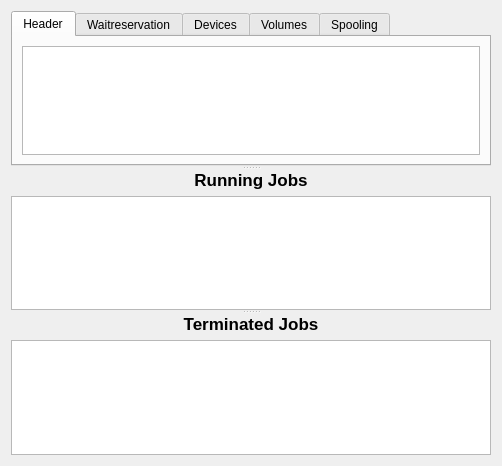
<ui version="4.0" >
 <class>StorStatForm</class>
 <widget class="QWidget" name="StorStatForm" >
  <property name="geometry" >
   <rect>
    <x>0</x>
    <y>0</y>
    <width>502</width>
    <height>466</height>
   </rect>
  </property>
  <property name="windowTitle" >
   <string>Form</string>
  </property>
  <layout class="QGridLayout" >
   <item row="0" column="0" >
    <widget class="QSplitter" name="splitter" >
     <property name="orientation" >
      <enum>Qt::Vertical</enum>
     </property>
     <widget class="QTabWidget" name="tabWidget" >
      <property name="currentIndex" >
       <number>0</number>
      </property>
      <widget class="QWidget" name="headerTab" >
       <attribute name="title" >
        <string>Header</string>
       </attribute>
       <layout class="QGridLayout" >
        <item row="0" column="0" >
         <widget class="QTextEdit" name="textEditHeader" />
        </item>
       </layout>
      </widget>
      <widget class="QWidget" name="waitReservationTab" >
       <attribute name="title" >
        <string>Waitreservation</string>
       </attribute>
       <layout class="QGridLayout" >
        <item row="0" column="0" >
         <widget class="QTextEdit" name="textEditWaitReservation" />
        </item>
       </layout>
      </widget>
      <widget class="QWidget" name="devicesTab" >
       <attribute name="title" >
        <string>Devices</string>
       </attribute>
       <layout class="QGridLayout" >
        <item row="0" column="0" >
         <widget class="QTextEdit" name="textEditDevices" />
        </item>
       </layout>
      </widget>
      <widget class="QWidget" name="volumesTab" >
       <attribute name="title" >
        <string>Volumes</string>
       </attribute>
       <layout class="QGridLayout" >
        <item row="0" column="0" >
         <widget class="QTextEdit" name="textEditVolumes" />
        </item>
       </layout>
      </widget>
      <widget class="QWidget" name="spoolingTab" >
       <attribute name="title" >
        <string>Spooling</string>
       </attribute>
       <layout class="QGridLayout" >
        <item row="0" column="0" >
         <widget class="QTextEdit" name="textEditSpooling" />
        </item>
       </layout>
      </widget>
     </widget>
     <widget class="QWidget" name="layoutWidget" >
      <layout class="QVBoxLayout" >
       <item>
        <widget class="QLabel" name="runningLabel" >
         <property name="layoutDirection" >
          <enum>Qt::LeftToRight</enum>
         </property>
         <property name="text" >
          <string>&lt;html>&lt;head>&lt;meta name="qrichtext" content="1" />&lt;style type="text/css">
p, li { white-space: pre-wrap; }
&lt;/style>&lt;/head>&lt;body style=" font-family:'Sans Serif'; font-size:9pt; font-weight:400; font-style:normal; text-decoration:none;">
&lt;p style=" margin-top:0px; margin-bottom:0px; margin-left:0px; margin-right:0px; -qt-block-indent:0; text-indent:0px;">&lt;span style=" font-size:13pt; font-weight:600;">Running Jobs&lt;/span>&lt;/p>&lt;/body>&lt;/html></string>
         </property>
         <property name="alignment" >
          <set>Qt::AlignCenter</set>
         </property>
        </widget>
       </item>
       <item>
        <widget class="QTableWidget" name="runningTable" />
       </item>
      </layout>
     </widget>
     <widget class="QWidget" name="layoutWidget" >
      <layout class="QVBoxLayout" >
       <item>
        <widget class="QLabel" name="terminatedLabel" >
         <property name="layoutDirection" >
          <enum>Qt::LeftToRight</enum>
         </property>
         <property name="text" >
          <string>&lt;html>&lt;head>&lt;meta name="qrichtext" content="1" />&lt;style type="text/css">
p, li { white-space: pre-wrap; }
&lt;/style>&lt;/head>&lt;body style=" font-family:'Sans Serif'; font-size:9pt; font-weight:400; font-style:normal; text-decoration:none;">
&lt;p style=" margin-top:0px; margin-bottom:0px; margin-left:0px; margin-right:0px; -qt-block-indent:0; text-indent:0px;">&lt;span style=" font-size:13pt; font-weight:600;">Terminated Jobs&lt;/span>&lt;/p>&lt;/body>&lt;/html></string>
         </property>
         <property name="alignment" >
          <set>Qt::AlignCenter</set>
         </property>
        </widget>
       </item>
       <item>
        <widget class="QTableWidget" name="terminatedTable" />
       </item>
      </layout>
     </widget>
    </widget>
   </item>
  </layout>
  <action name="actionRefresh" >
   <property name="icon" >
    <iconset resource="../main.qrc" >:/images/view-refresh.png</iconset>
   </property>
   <property name="text" >
    <string>Refresh</string>
   </property>
  </action>
  <action name="actionCancelRunning" >
   <property name="icon" >
    <iconset resource="../main.qrc" >:/images/utilities-terminal.png</iconset>
   </property>
   <property name="text" >
    <string>Cancel Running Job</string>
   </property>
  </action>
  <action name="actionDisableScheduledJob" >
   <property name="icon" >
    <iconset resource="../main.qrc" >:/images/utilities-terminal.png</iconset>
   </property>
   <property name="text" >
    <string>Disable Scheduled Job</string>
   </property>
  </action>
 </widget>
 <resources>
  <include location="../main.qrc" />
 </resources>
 <connections/>
</ui>
